Frame 1 (no input): blank canvas, image omitted
Frame 60 (no input): blank canvas, image omitted
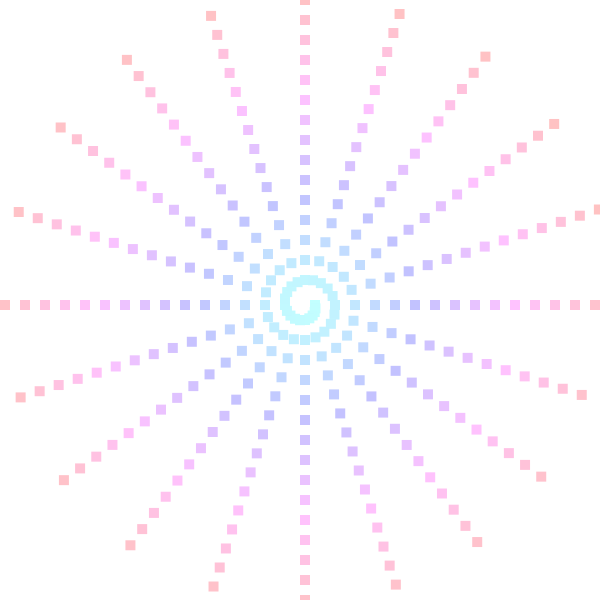
Frame 120 (the mouse pressed at the canvas centre since frame 60)

The p5.js sketch whose frames 1 and 60 were blank and that drew this single picture after the mouse press (run headless with seeded random() and noise() and a simulated clock; from frame 60 on, the mouse is pressed at the canvas centre):

// p5.js sketch
// ── sketch.js
function setup() {
  createCanvas(600, 600);
  colorMode(HSB, 100, 250, 25);
}

function draw() {
  background(200);
  var x = width/2;
  var y = height/2;
  var numOfSquares = mouseX;
  var size = 10;
  for (var i=0; i<numOfSquares; i+=1) {
    var zeroToOne = i/numOfSquares;
    stroke( 30 + i/numOfSquares * 50, 100, 50)
    noStroke();
    fill(50 + i/numOfSquares * 50, 60, 80);
    //noFill();
    strokeWeight(2);
    var angle = zeroToOne * (Math.PI * (mouseY * 0.1));
    var spiralSize = 10 + i;
    x = width / 2 + Math.cos(angle) * spiralSize;
    y = height / 2 + Math.sin(angle) * spiralSize;
    rect(x, y, size, size);
  }
}
